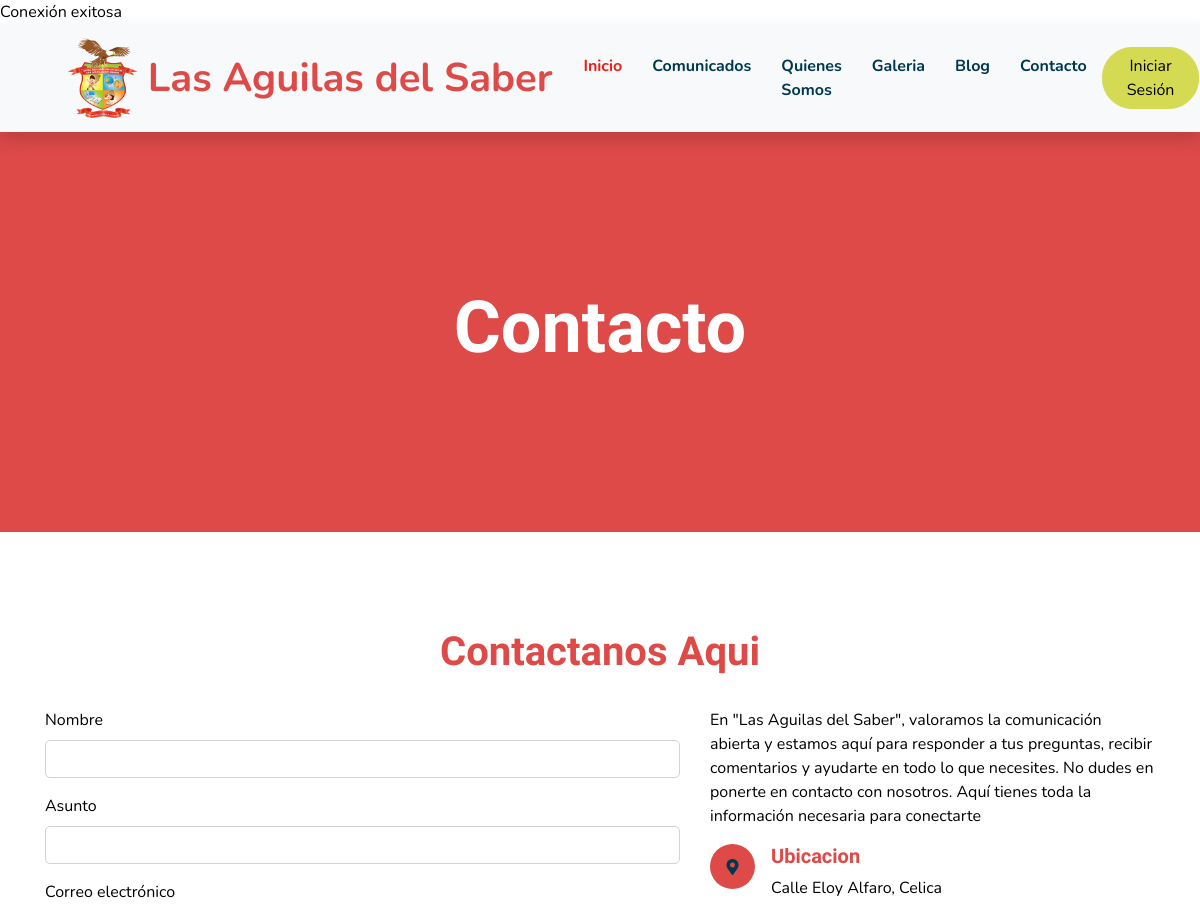
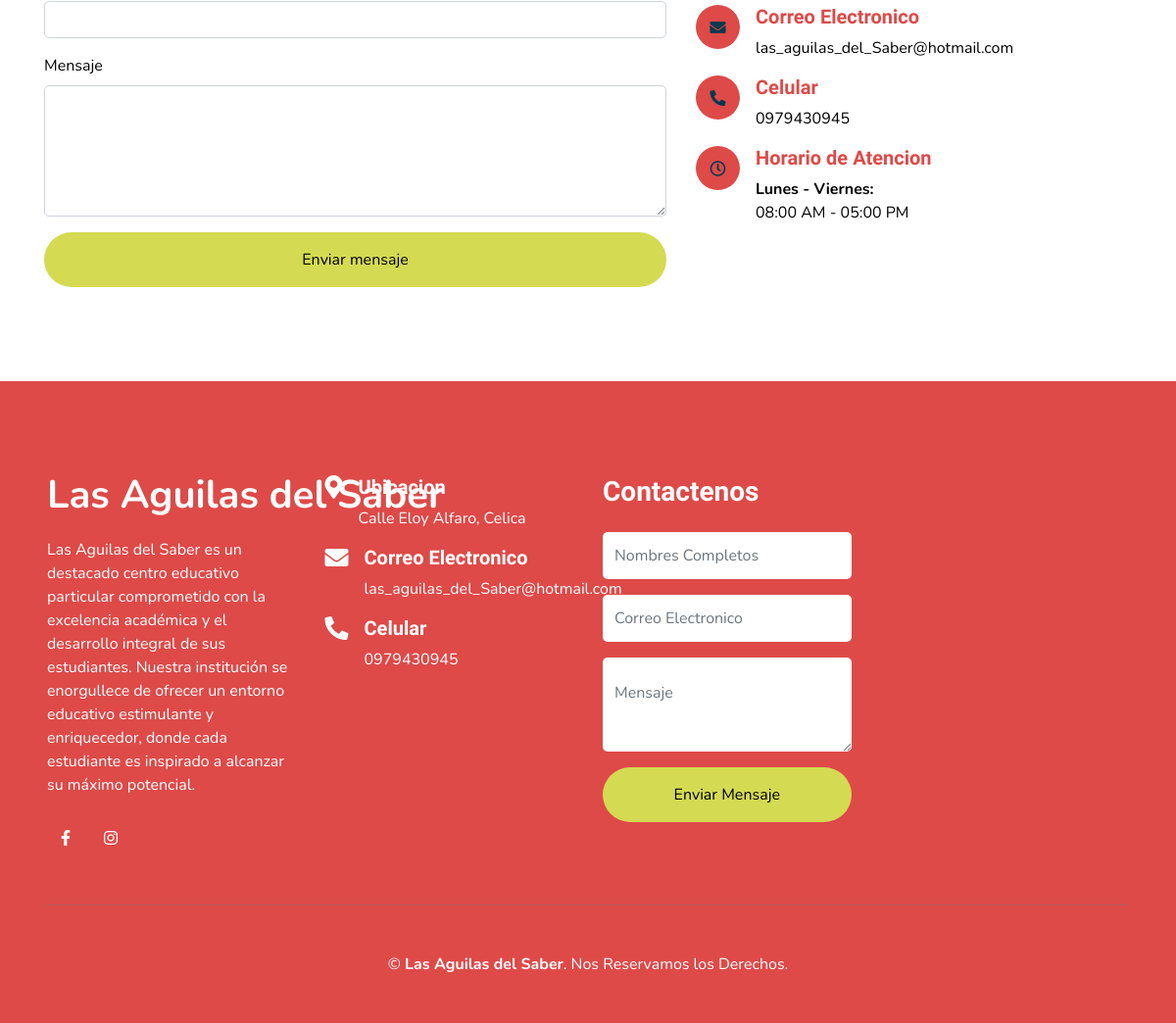
The page /contact.php on the database its author committed (2 pictures, top to bottom).
### tables this page shows
CREATE TABLE `imagenes` (
  `id` int(11) NOT NULL AUTO_INCREMENT,
  `img1` varchar(255) DEFAULT NULL,
  `img2` varchar(255) DEFAULT NULL,
  `img3` varchar(255) DEFAULT NULL,
  `img4` varchar(255) DEFAULT NULL,
  `img5` varchar(255) DEFAULT NULL,
  `img6` varchar(255) DEFAULT NULL,
  `img7` varchar(255) DEFAULT NULL,
  `img8` varchar(255) DEFAULT NULL,
  `img9` varchar(255) DEFAULT NULL,
  `img10` varchar(255) DEFAULT NULL,
  `img11` varchar(255) DEFAULT NULL,
  `img12` varchar(255) DEFAULT NULL,
  `img13` varchar(255) DEFAULT NULL,
  `img14` varchar(255) DEFAULT NULL,
  `img15` varchar(255) DEFAULT NULL,
  `img16` varchar(255) DEFAULT NULL,
  `img17` varchar(255) DEFAULT NULL,
  `img18` varchar(255) DEFAULT NULL,
  `img19` varchar(255) DEFAULT NULL,
  PRIMARY KEY (`id`)
);

CREATE TABLE `general` (
  `Id` int(11) NOT NULL AUTO_INCREMENT,
  `titulo` varchar(30) DEFAULT NULL,
  `seccion1` varchar(45) DEFAULT NULL,
  `seccion2` varchar(50) DEFAULT NULL,
  `descripcion1` varchar(20) DEFAULT NULL,
  `contenido1` varchar(200) DEFAULT NULL,
  `descripcion2` varchar(20) DEFAULT NULL,
  `contenido2` varchar(200) DEFAULT NULL,
  `descripcion3` varchar(30) DEFAULT NULL,
  `contenido3` varchar(180) DEFAULT NULL,
  `descripcion4` varchar(20) DEFAULT NULL,
  `contenido4` varchar(170) DEFAULT NULL,
  `descripcion5` varchar(25) DEFAULT NULL,
  `contenido5` varchar(120) DEFAULT NULL,
  `descripcion6` varchar(30) DEFAULT NULL,
  `contenido6` varchar(180) DEFAULT NULL,
  `titulonosotros` varchar(40) DEFAULT NULL,
  `contenidonosotros` varchar(400) DEFAULT NULL,
  `d1` varchar(60) DEFAULT NULL,
  `d2` varchar(60) DEFAULT NULL,
  `proyectos` varchar(100) DEFAULT NULL,
  `mision` varchar(10) DEFAULT NULL,
  `contenido8` varchar(550) DEFAULT NULL,
  `vision` varchar(10) DEFAULT NULL,
  `contenido9` varchar(400) DEFAULT NULL,
  `ideario` varchar(10) DEFAULT NULL,
  `contenido10` varchar(550) DEFAULT NULL,
  `detalle1` varchar(30) DEFAULT NULL,
  `contenido11` varchar(200) DEFAULT NULL,
  `detalle2` varchar(30) DEFAULT NULL,
  `contenido12` varchar(170) DEFAULT NULL,
  `detalle3` varchar(30) DEFAULT NULL,
  `contenido13` varchar(150) DEFAULT NULL,
  `footer1` varchar(30) DEFAULT NULL,
  `contenido14` varchar(320) DEFAULT NULL,
  `facebook` varchar(60) DEFAULT NULL,
  `instagram` varchar(60) DEFAULT NULL,
  `ubicacion` varchar(30) DEFAULT NULL,
  `correo` varchar(40) DEFAULT NULL,
  `celular` varchar(10) DEFAULT NULL,
  PRIMARY KEY (`Id`)
);

CREATE TABLE `contacto` (
  `Id` int(11) NOT NULL AUTO_INCREMENT,
  `descripcion1` varchar(300) DEFAULT NULL,
  `horarios` varchar(25) DEFAULT NULL,
  `horas` varchar(25) DEFAULT NULL,
  PRIMARY KEY (`Id`)
);

### contact.php (the view, shortened to what this page needs)
<!DOCTYPE html>
<html lang="en">
  <head>
    <link
      href="https://cdnjs.cloudflare.com/ajax/libs/font-awesome/5.10.0/css/all.min.css"
      rel="stylesheet"
    />
    <link href="lib/flaticon/font/flaticon.css" rel="stylesheet" />
    <link href="lib/owlcarousel/assets/owl.carousel.min.css" rel="stylesheet" />
    <link href="lib/lightbox/css/lightbox.min.css" rel="stylesheet" />
    <link href="css/style.css" rel="stylesheet" />
  </head>
  <body>
    <?php
  include_once('web2/model/conexion.php');
  $query = "SELECT * FROM contacto";
  include_once('web2/model/conexion.php');
  $query2 = "SELECT * FROM general";
  ?>
      <div class="container-fluid bg-light position-relative shadow">
      <nav
        class="navbar navbar-expand-lg bg-light navbar-light py-3 py-lg-0 px-0 px-lg-5"
      >
        <?php
      $query1 = "SELECT img1 FROM imagenes";
      $result1 = $pdo->query($query1);
      if ($result1) {
          $row = $result1->fetch(PDO::FETCH_ASSOC);
          if ($row['img1']) {
              $imagenPath = 'img/' . $row['img1'];
              echo '<img src="' . htmlspecialchars($imagenPath) . '" style="width:80px; height: 80px; margin-right: 5px;" alt="Imagen">';
          }
      }
      ?>
        <a
          href=""
          class="navbar-brand font-weight-bold text-secondary"
          style="font-size: 40px"
        >
          <?php
      $result2 = $pdo->query($query2);
      while ($row = $result2->fetch(PDO::FETCH_ASSOC)) {
          echo '<span class="text" style="color: #DD4A48;">' . htmlspecialchars($row["titulo"]) . '</span>';
      }
      ?>
        </a>
        <div
          class="collapse navbar-collapse justify-content-between"
          id="navbarCollapse"
        >
        <div class="navbar-nav font-weight-bold mx-auto py-0">
            <a href="index.php" class="nav-item nav-link active">Inicio</a>
            <a href="blog.php" class="nav-item nav-link">Comunicados</a>
            <a href="about.php" class="nav-item nav-link">Quienes Somos</a>
            <a href="gallery.php" class="nav-item nav-link">Galeria</a>
            <a href="single.php" class="nav-item nav-link">Blog</a>
            <a href="contact.php" class="nav-item nav-link">Contacto</a>
        </div>
        <a href="./administracion/login.php" class="btn btn-primary px-4">Iniciar Sesión</a>
        </div>
      </nav>
    </div>
    <div class="container-fluid bg-primary mb-5">
      <div
        class="d-flex flex-column align-items-center justify-content-center"
        style="min-height: 400px"
      >
        <h3 class="display-3 font-weight-bold text-white">Contacto</h3>
      </div>
    </div>
    <div class="container-fluid pt-5">
      <div class="container">
        <div class="text-center pb-2">
          <h1 class="mb-4">Contactanos Aqui</h1>
        </div>
        <div class="row">
          <div class="col-lg-7 mb-5">
            <div class="contact-form">
              <form id="myForm" action="./model/enviarcorreo.php" method="post">
            <div class="mb-3">
              <label for="name" class="form-label">Nombre</label>
              <input type="text" class="form-control" name="nombre" id="nombre" required>
            </div>
            <div class="mb-3">
              <label for="name" class="form-label">Asunto</label>
              <input type="text" class="form-control" name="asunto" id="asunto" required>
            </div>
            <div class="mb-3">
              <label for="email" class="form-label">Correo electrónico</label>
              <input type="email" class="form-control" name="email" id="email" required>
            </div>
            <div class="mb-3">
              <label for="message" class="form-label">Mensaje</label>
              <textarea class="form-control" id="mensaje" rows="5"></textarea>
            </div>
            <button class="btn btn-primary btn-block border-0 py-3" id="enviarCorreo" type="submit" >Enviar mensaje</button>
          </form>
            </div>
          </div>
          <div class="col-lg-5 mb-5">
          <?php
            $result = $pdo->query($query);
            if ($row = $result->fetch(PDO::FETCH_ASSOC)) {
                echo '<p>' . nl2br(htmlspecialchars($row["descripcion1"])) . '</p>';
            }
            ?>
            <div class="d-flex">
              <i
                class="fa fa-map-marker-alt d-inline-flex align-items-center justify-content-center bg-primary text-secondary rounded-circle"
                style="width: 45px; height: 45px"
              ></i>
              <div class="pl-3">
                <h5>Ubicacion</h5>
                <?php
            $result2 = $pdo->query($query2);
            if ($row = $result2->fetch(PDO::FETCH_ASSOC)) {
                echo '<p>' . nl2br(htmlspecialchars($row["ubicacion"])) . '</p>';
            }
            ?>
              </div>
            </div>
            <div class="d-flex">
              <i
                class="fa fa-envelope d-inline-flex align-items-center justify-content-center bg-primary text-secondary rounded-circle"
                style="width: 45px; height: 45px"
              ></i>
              <div class="pl-3">
                <h5>Correo Electronico</h5>
                <?php
            $result2 = $pdo->query($query2);
            if ($row = $result2->fetch(PDO::FETCH_ASSOC)) {
                echo '<p>' . nl2br(htmlspecialchars($row["correo"])) . '</p>';
            }
            ?>
              </div>
            </div>
            <div class="d-flex">
              <i
                class="fa fa-phone-alt d-inline-flex align-items-center justify-content-center bg-primary text-secondary rounded-circle"
                style="width: 45px; height: 45px"
              ></i>
              <div class="pl-3">
                <h5>Celular</h5>
                <?php
            $result2 = $pdo->query($query2);
            if ($row = $result2->fetch(PDO::FETCH_ASSOC)) {
                echo '<p>' . nl2br(htmlspecialchars($row["celular"])) . '</p>';
            }
            ?>
              </div>
            </div>
            <div class="d-flex">
              <i
                class="far fa-clock d-inline-flex align-items-center justify-content-center bg-primary text-secondary rounded-circle"
                style="width: 45px; height: 45px"
              ></i>
              <div class="pl-3">
                <h5>Horario de Atencion</h5>
                <?php
                $result = $pdo->query($query);
                if ($row = $result->fetch(PDO::FETCH_ASSOC)) {
                    echo '<strong>' . htmlspecialchars($row["horarios"]) . '</strong>';
                    echo '<p class="m-0">' . htmlspecialchars($row["horas"]) . '</p>';
                }
                ?>
              </div>
            </div>
          </div>
        </div>
      </div>
    </div>
    <div
      class="container-fluid bg-secondary text-white mt-5 py-5 px-sm-3 px-md-5"
    >
      <div class="row pt-5">
        <div class="col-lg-3 col-md-6 mb-5">
          <a
            href=""
            class="navbar-brand font-weight-bold text-primary m-0 mb-4 p-0"
            style="font-size: 40px; line-height: 40px"
          >
                <?php
      $result2 = $pdo->query($query2);
      if ($row = $result2->fetch(PDO::FETCH_ASSOC)) {
          echo '<span class="text-white">' . htmlspecialchars($row["footer1"]) . '</span>';
      }
      ?>
          </a>
          <?php
            $result2 = $pdo->query($query2);
            if ($row = $result2->fetch(PDO::FETCH_ASSOC)) {
                echo '<p>' . nl2br(htmlspecialchars($row["contenido14"])) . '</p>';
            }
            ?>
          <?php
  $result2 = $pdo->query($query2);
  if ($row = $result2->fetch(PDO::FETCH_ASSOC)) {
      $facebookLink = htmlspecialchars($row["facebook"]);
      $instagramLink = htmlspecialchars($row["instagram"]);
  ?>
      <div class="d-flex justify-content-start mt-4">
          <a class="btn btn-outline-primary rounded-circle text-center text-white mr-2 px-0" style="width: 38px; height: 38px" href="<?php echo $facebookLink; ?>">
              <i class="fab fa-facebook-f text-white"></i>
          </a>
          <a class="btn btn-outline-primary rounded-circle text-center text-white mr-2 px-0" style="width: 38px; height: 38px" href="<?php echo $instagramLink; ?>">
              <i class="fab fa-instagram text-white"></i>
          </a>
      </div>
  <?php
  }
  ?>
        </div>
        <div class="col-lg-3 col-md-6 mb-5">
          <div class="d-flex">
            <h4 class="fa fa-map-marker-alt text-primary"></h4>
            <div class="pl-3">
              <h5 class="text-white">Ubicacion</h5>
              <?php
            $result2 = $pdo->query($query2);
            if ($row = $result2->fetch(PDO::FETCH_ASSOC)) {
                echo '<p>' . nl2br(htmlspecialchars($row["ubicacion"])) . '</p>';
            }
            ?>
            </div>
          </div>
          <div class="d-flex">
            <h4 class="fa fa-envelope text-primary"></h4>
            <div class="pl-3">
              <h5 class="text-white">Correo Electronico</h5>
              <?php
            $result2 = $pdo->query($query2);
            if ($row = $result2->fetch(PDO::FETCH_ASSOC)) {
                echo '<p>' . nl2br(htmlspecialchars($row["correo"])) . '</p>';
            }
            ?>
            </div>
          </div>
          <div class="d-flex">
            <h4 class="fa fa-phone-alt text-primary"></h4>
            <div class="pl-3">
              <h5 class="text-white">Celular</h5>
              <?php
            $result2 = $pdo->query($query2);
            if ($row = $result2->fetch(PDO::FETCH_ASSOC)) {
                echo '<p>' . nl2br(htmlspecialchars($row["celular"])) . '</p>';
            }
            ?>
            </div>
          </div>
        </div>
        <div class="col-lg-3 col-md-6 mb-5">
          <h3 class="text-primary mb-4">Contactenos</h3>
          <form action="">
            <div class="form-group">
                <input
                    type="text"
                    class="form-control border-0 py-4"
                    placeholder="Nombres Completos"
                    required="required"
                />
            </div>
            <div class="form-group">
                <input
                    type="email"
                    class="form-control border-0 py-4"
                    placeholder="Correo Electronico"
                    required="required"
                />
            </div>
            <div class="form-group">
                <textarea
                    class="form-control border-0 py-4"
                    placeholder="Mensaje"
                    required="required"
                ></textarea>
            </div>
            <div>
                <button
                    class="btn btn-primary btn-block border-0 py-3"
                    type="submit"
                >
                    Enviar Mensaje
                </button>
            </div>
        </form>
        </div>
      </div>
      <div
        class="container-fluid pt-5"
        style="border-top: 1px solid rgba(23, 162, 184, 0.2) ;"
      >
        <p class="m-0 text-center text-white">
          &copy;
          <a class="text-primary font-weight-bold" href="#">Las Aguilas del Saber</a>.
          Nos Reservamos los Derechos.
        </p>
      </div>
    </div>
  </body>
</html>

### web2/model/conexion.php
<?php
$host = 'localhost';
$port = '3306';
$dbname = 'informativa';
$user = 'root';
$password = '';
try {
    $pdo = new PDO("mysql:host=$host;port=$port;dbname=$dbname", $user, $password);
    $pdo->setAttribute(PDO::ATTR_ERRMODE, PDO::ERRMODE_EXCEPTION);
    echo "Conexión exitosa";
} catch (PDOException $e) {
    echo "Error de conexión: " . $e->getMessage();
    exit();
}
return $pdo;
?>

### rows shown on the page
imagenes: img1 (picture)
general: titulo "Las Aguilas del Saber", ubicacion "Calle Eloy Alfaro, Celica", correo "las_aguilas_del_Saber@hotmail.com", celular "0979430945", footer1 "Las Aguilas del Saber", contenido14 "Las Aguilas del Saber es un destacado centro educativo particular comprometido con la excelencia académica y el desarrollo integral de sus estudiantes. Nuestra institución se enorgullece de ofrecer un entorno educativo estimulante y enriquecedor, donde cada estudiante es inspirado a alcanzar su máximo potencial."
contacto: descripcion1 "En \"Las Aguilas del Saber\", valoramos la comunicación abierta y estamos aquí para responder a tus preguntas, recibir comentarios y ayudarte en todo lo que necesites. No dudes en ponerte en contacto con nosotros. Aquí tienes toda la información necesaria para conectarte", horarios "Lunes - Viernes:", horas "08:00 AM - 05:00 PM"
